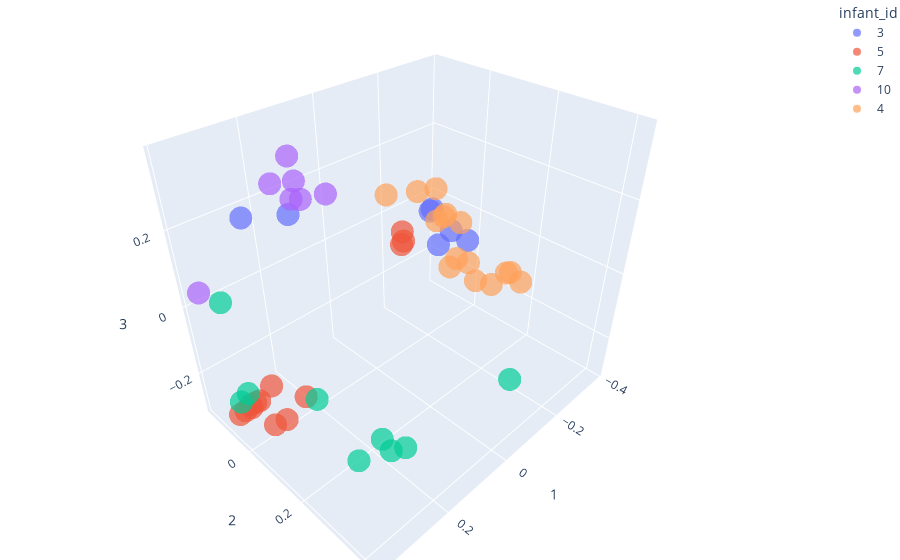

The notebook cell this image was saved under:
### Markdown cell above
### Infant clustering

### Code cell
fig = px.scatter_3d(pcoa_braycurtis_metadata_246_merged,
                    x=1,
                    y=2,
                    z=3,
                    color='infant_id',
                    opacity=0.7)

fig.update_layout(margin=dict(l=0, r=0, b=0, t=0))
fig.show()

### Figure 1 — Plotly figure (JSON) as saved in the notebook; plotly's stock layout.template omitted (floating-point values rounded to 4 significant figures)
{"data": [{"hovertemplate": "infant_id=3<br>1=%{x}<br>2=%{y}<br>3=%{z}<extra></extra>", "legendgroup": "3", "marker": {"color": "#636efa", "opacity": 0.7, "symbol": "circle"}, "mode": "markers", "name": "3", "scene": "scene", "showlegend": true, "type": "scatter3d", "x": [0.05686, 0.0979, 0.25, 0.2218, 0.07062, -0.2632, -0.3262], "y": [0.3368, 0.3004, -0.1456, -0.003058, 0.3071, -0.05339, -0.1195], "z": [0.2516, 0.244, 0.1818, 0.2365, 0.2659, 0.03761, -0.02044]}, {"hovertemplate": "infant_id=5<br>1=%{x}<br>2=%{y}<br>3=%{z}<extra></extra>", "legendgroup": "5", "marker": {"color": "#EF553B", "opacity": 0.7, "symbol": "circle"}, "mode": "markers", "name": "5", "scene": "scene", "showlegend": true, "type": "scatter3d", "x": [-0.2592, -0.2582, 0.3391, 0.3773, 0.3569, 0.3159, 0.3382, 0.2789, 0.3258, 0.2257, 0.2942, 0.3264, -0.2486], "y": [-0.1645, -0.1588, -0.08845, -0.07303, -0.08309, -0.0829, -0.08612, -0.07948, -0.08552, -0.01355, -0.003893, -0.005877, -0.1574], "z": [-0.07951, -0.1074, -0.2862, -0.2804, -0.2901, -0.2849, -0.2951, -0.2575, -0.2854, -0.2861, -0.3085, -0.3034, -0.1144]}, {"hovertemplate": "infant_id=7<br>1=%{x}<br>2=%{y}<br>3=%{z}<extra></extra>", "legendgroup": "7", "marker": {"color": "#00cc96", "opacity": 0.7, "symbol": "circle"}, "mode": "markers", "name": "7", "scene": "scene", "showlegend": true, "type": "scatter3d", "x": [0.3333, 0.3723, 0.3548, 0.2471, 0.2383, 0.2798, 0.2402, 0.3002, -0.002833], "y": [-0.1508, -0.06561, -0.0579, 0.3178, 0.3526, 0.1132, 0.2829, 0.2735, 0.4253], "z": [-0.008202, -0.2369, -0.2153, -0.1953, -0.1642, -0.1658, -0.1929, -0.2196, -0.08533]}, {"hovertemplate": "infant_id=10<br>1=%{x}<br>2=%{y}<br>3=%{z}<extra></extra>", "legendgroup": "10", "marker": {"color": "#ab63fa", "opacity": 0.7, "symbol": "circle"}, "mode": "markers", "name": "10", "scene": "scene", "showlegend": true, "type": "scatter3d", "x": [0.3836, 0.2051, 0.2398, 0.2146, 0.2584, 0.244, 0.1974], "y": [-0.1403, 0.1061, 0.07237, 0.005671, 0.002685, 0.04739, -0.006352], "z": [0.05081, 0.3183, 0.3073, 0.3663, 0.3216, 0.2995, 0.3026]}, {"hovertemplate": "infant_id=4<br>1=%{x}<br>2=%{y}<br>3=%{z}<extra></extra>", "legendgroup": "4", "marker": {"color": "#FFA15A", "opacity": 0.7, "symbol": "circle"}, "mode": "markers", "name": "4", "scene": "scene", "showlegend": true, "type": "scatter3d", "x": [-0.342, -0.3388, -0.364, -0.3698, -0.3817, -0.3774, -0.2496, -0.1765, -0.3698, -0.2654, -0.2121, -0.2916, -0.3763, -0.3722, -0.3379], "y": [-0.05151, -0.02517, -0.1343, -0.005731, -0.11, -0.1128, -0.09586, -0.1391, -0.1338, 0.16, 0.1492, 0.0241, 0.1255, 0.1412, 0.2008], "z": [-0.186, -0.1431, 0.03092, -0.1627, -0.04909, -0.057, 0.07851, 0.07989, -0.07599, -0.1029, -0.0698, 0.01603, -0.1376, -0.1261, -0.1113]}], "layout": {"legend": {"title": {"text": "infant_id"}, "tracegroupgap": 0}, "margin": {"b": 0, "l": 0, "r": 0, "t": 0}, "scene": {"domain": {"x": [0, 1], "y": [0, 1]}, "xaxis": {"title": {"text": "1"}}, "yaxis": {"title": {"text": "2"}}, "zaxis": {"title": {"text": "3"}}}}}
